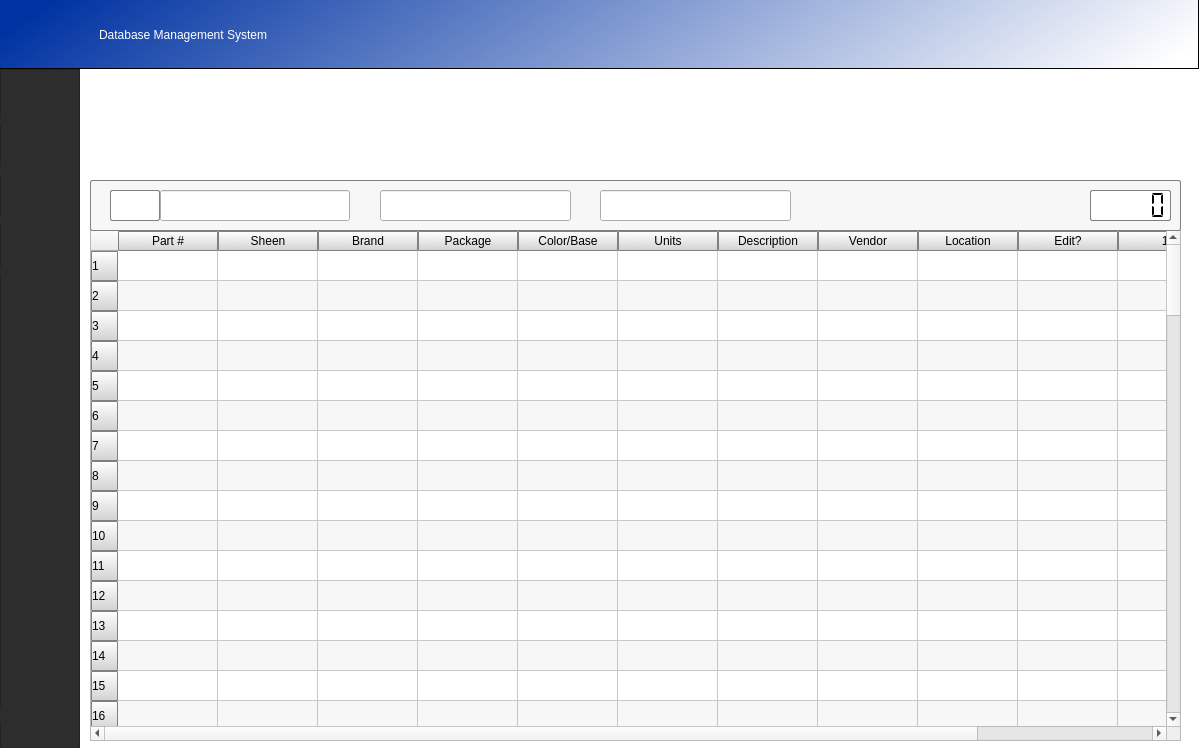
<?xml version="1.0" encoding="UTF-8"?>
<ui version="4.0">
 <class>MainWindow</class>
 <widget class="QMainWindow" name="MainWindow">
  <property name="geometry">
   <rect>
    <x>0</x>
    <y>0</y>
    <width>1200</width>
    <height>748</height>
   </rect>
  </property>
  <property name="cursor">
   <cursorShape>ArrowCursor</cursorShape>
  </property>
  <property name="mouseTracking">
   <bool>false</bool>
  </property>
  <property name="windowTitle">
   <string>MainWindow</string>
  </property>
  <widget class="QWidget" name="centralwidget">
   <widget class="QWidget" name="widget" native="true">
    <property name="geometry">
     <rect>
      <x>0</x>
      <y>0</y>
      <width>1200</width>
      <height>750</height>
     </rect>
    </property>
    <property name="acceptDrops">
     <bool>false</bool>
    </property>
    <property name="autoFillBackground">
     <bool>false</bool>
    </property>
    <property name="styleSheet">
     <string notr="true">QWidget#widget{

	background-color: rgb(255, 255, 255);
}</string>
    </property>
    <widget class="QTableWidget" name="tableWidget">
     <property name="enabled">
      <bool>true</bool>
     </property>
     <property name="geometry">
      <rect>
       <x>90</x>
       <y>230</y>
       <width>1091</width>
       <height>511</height>
      </rect>
     </property>
     <property name="styleSheet">
      <string notr="true">QHeaderView::section{
	
	background-color: qlineargradient(spread:pad, x1:0.5, y1:1, x2:0.477273, y2:0, stop:0 rgba(210, 210, 210, 255), stop:1 rgba(255, 255, 255, 255));

	border-top: 1px solid grey;
	border-bottom: 1px solid grey;
	border-right: 1px solid grey;
	border-left: 1px solid grey;
	border-radius: 1px;

	font: 75 10pt &quot;MS Shell Dlg 2&quot;;
}

QTableWidgetItem{
	background-color: rgb(254, 238, 255);
}</string>
     </property>
     <property name="frameShape">
      <enum>QFrame::StyledPanel</enum>
     </property>
     <property name="frameShadow">
      <enum>QFrame::Sunken</enum>
     </property>
     <property name="lineWidth">
      <number>1</number>
     </property>
     <property name="midLineWidth">
      <number>1</number>
     </property>
     <property name="editTriggers">
      <set>QAbstractItemView::NoEditTriggers</set>
     </property>
     <property name="alternatingRowColors">
      <bool>true</bool>
     </property>
     <property name="selectionBehavior">
      <enum>QAbstractItemView::SelectItems</enum>
     </property>
     <property name="showGrid">
      <bool>true</bool>
     </property>
     <property name="gridStyle">
      <enum>Qt::SolidLine</enum>
     </property>
     <property name="sortingEnabled">
      <bool>true</bool>
     </property>
     <property name="rowCount">
      <number>100</number>
     </property>
     <property name="columnCount">
      <number>12</number>
     </property>
     <attribute name="horizontalHeaderCascadingSectionResizes">
      <bool>true</bool>
     </attribute>
     <attribute name="horizontalHeaderDefaultSectionSize">
      <number>100</number>
     </attribute>
     <attribute name="horizontalHeaderStretchLastSection">
      <bool>true</bool>
     </attribute>
     <attribute name="verticalHeaderMinimumSectionSize">
      <number>20</number>
     </attribute>
     <attribute name="verticalHeaderStretchLastSection">
      <bool>false</bool>
     </attribute>
     <row/>
     <row/>
     <row/>
     <row/>
     <row/>
     <row/>
     <row/>
     <row/>
     <row/>
     <row/>
     <row/>
     <row/>
     <row/>
     <row/>
     <row/>
     <row/>
     <row/>
     <row/>
     <row/>
     <row/>
     <row/>
     <row/>
     <row/>
     <row/>
     <row/>
     <row/>
     <row/>
     <row/>
     <row/>
     <row/>
     <row/>
     <row/>
     <row/>
     <row/>
     <row/>
     <row/>
     <row/>
     <row/>
     <row/>
     <row/>
     <row/>
     <row/>
     <row/>
     <row/>
     <row/>
     <row/>
     <row/>
     <row/>
     <row/>
     <row/>
     <row/>
     <row/>
     <row/>
     <row/>
     <row/>
     <row/>
     <row/>
     <row/>
     <row/>
     <row/>
     <row/>
     <row/>
     <row/>
     <row/>
     <row/>
     <row/>
     <row/>
     <row/>
     <row/>
     <row/>
     <row/>
     <row/>
     <row/>
     <row/>
     <row/>
     <row/>
     <row/>
     <row/>
     <row/>
     <row/>
     <row/>
     <row/>
     <row/>
     <row/>
     <row/>
     <row/>
     <row/>
     <row/>
     <row/>
     <row/>
     <row/>
     <row/>
     <row/>
     <row/>
     <row/>
     <row/>
     <row/>
     <row/>
     <row/>
     <row/>
     <column>
      <property name="text">
       <string>Part #</string>
      </property>
     </column>
     <column>
      <property name="text">
       <string>Sheen</string>
      </property>
     </column>
     <column>
      <property name="text">
       <string>Brand</string>
      </property>
     </column>
     <column>
      <property name="text">
       <string>Package</string>
      </property>
     </column>
     <column>
      <property name="text">
       <string>Color/Base</string>
      </property>
     </column>
     <column>
      <property name="text">
       <string>Units</string>
      </property>
     </column>
     <column>
      <property name="text">
       <string>Description</string>
      </property>
     </column>
     <column>
      <property name="text">
       <string>Vendor</string>
      </property>
     </column>
     <column>
      <property name="text">
       <string>Location</string>
      </property>
     </column>
     <column>
      <property name="text">
       <string>Edit?</string>
      </property>
     </column>
     <column/>
     <column/>
    </widget>
    <widget class="QFrame" name="side_bar">
     <property name="geometry">
      <rect>
       <x>0</x>
       <y>69</y>
       <width>80</width>
       <height>681</height>
      </rect>
     </property>
     <property name="styleSheet">
      <string notr="true">QPushButton{
	padding: 5px 10px;
	border: none;
	border-radius: 10px;
	background-color: rgb(45, 45, 45);
	
	font: 75 10pt &quot;MS Shell Dlg 2&quot;;
	color: rgb(255, 255, 255);
}

QPushButton:hover{
	background-color: rgb(8, 177, 255);
}

QFrame{
	background-color: rgb(45, 45, 45);
}</string>
     </property>
     <property name="frameShape">
      <enum>QFrame::StyledPanel</enum>
     </property>
     <property name="frameShadow">
      <enum>QFrame::Raised</enum>
     </property>
     <widget class="QPushButton" name="loadButton">
      <property name="geometry">
       <rect>
        <x>0</x>
        <y>42</y>
        <width>75</width>
        <height>21</height>
       </rect>
      </property>
      <property name="text">
       <string/>
      </property>
      <property name="icon">
       <iconset>
        <normaloff>Icons/appbar_refresh.png</normaloff>Icons/appbar_refresh.png</iconset>
      </property>
      <property name="iconSize">
       <size>
        <width>45</width>
        <height>45</height>
       </size>
      </property>
     </widget>
     <widget class="QPushButton" name="addButton">
      <property name="geometry">
       <rect>
        <x>0</x>
        <y>90</y>
        <width>75</width>
        <height>23</height>
       </rect>
      </property>
      <property name="text">
       <string/>
      </property>
      <property name="icon">
       <iconset>
        <normaloff>Icons/appbar_page_edit.png</normaloff>Icons/appbar_page_edit.png</iconset>
      </property>
      <property name="iconSize">
       <size>
        <width>45</width>
        <height>45</height>
       </size>
      </property>
     </widget>
     <widget class="QPushButton" name="removeButton">
      <property name="geometry">
       <rect>
        <x>0</x>
        <y>140</y>
        <width>75</width>
        <height>23</height>
       </rect>
      </property>
      <property name="text">
       <string/>
      </property>
      <property name="icon">
       <iconset>
        <normaloff>Icons/appbar_delete.png</normaloff>Icons/appbar_delete.png</iconset>
      </property>
      <property name="iconSize">
       <size>
        <width>45</width>
        <height>45</height>
       </size>
      </property>
     </widget>
     <widget class="QPushButton" name="editButton">
      <property name="geometry">
       <rect>
        <x>0</x>
        <y>190</y>
        <width>75</width>
        <height>23</height>
       </rect>
      </property>
      <property name="text">
       <string/>
      </property>
      <property name="icon">
       <iconset>
        <normaloff>Icons/appbar_draw_pencil.png</normaloff>Icons/appbar_draw_pencil.png</iconset>
      </property>
      <property name="iconSize">
       <size>
        <width>40</width>
        <height>30</height>
       </size>
      </property>
     </widget>
     <widget class="QPushButton" name="settingsButton">
      <property name="geometry">
       <rect>
        <x>0</x>
        <y>630</y>
        <width>75</width>
        <height>31</height>
       </rect>
      </property>
      <property name="text">
       <string/>
      </property>
      <property name="icon">
       <iconset>
        <normaloff>Icons/appbar_tools.png</normaloff>Icons/appbar_tools.png</iconset>
      </property>
      <property name="iconSize">
       <size>
        <width>45</width>
        <height>45</height>
       </size>
      </property>
     </widget>
    </widget>
    <widget class="QFrame" name="top_bar">
     <property name="geometry">
      <rect>
       <x>-1</x>
       <y>-1</y>
       <width>1200</width>
       <height>70</height>
      </rect>
     </property>
     <property name="styleSheet">
      <string notr="true">QFrame{
	background-color: qlineargradient(spread:pad, x1:0, y1:0.528, x2:1, y2:0.614, stop:0 rgba(0, 51, 162, 255), stop:1 rgba(255, 255, 255, 255))
}

</string>
     </property>
     <property name="frameShape">
      <enum>QFrame::StyledPanel</enum>
     </property>
     <property name="frameShadow">
      <enum>QFrame::Raised</enum>
     </property>
     <widget class="QLabel" name="label">
      <property name="geometry">
       <rect>
        <x>100</x>
        <y>20</y>
        <width>391</width>
        <height>31</height>
       </rect>
      </property>
      <property name="styleSheet">
       <string notr="true">QLabel{
	background-color: none;
	font: 75 20pt &quot;Arial&quot;;
	color: rgb(255, 255, 255);
}</string>
      </property>
      <property name="text">
       <string>Database Management System</string>
      </property>
     </widget>
     <widget class="QLabel" name="icon">
      <property name="geometry">
       <rect>
        <x>20</x>
        <y>10</y>
        <width>51</width>
        <height>51</height>
       </rect>
      </property>
      <property name="styleSheet">
       <string notr="true">background-color: none;</string>
      </property>
      <property name="text">
       <string/>
      </property>
      <property name="pixmap">
       <pixmap>Icons/paintIcon.png</pixmap>
      </property>
      <property name="scaledContents">
       <bool>true</bool>
      </property>
     </widget>
    </widget>
    <widget class="QFrame" name="frame">
     <property name="geometry">
      <rect>
       <x>90</x>
       <y>180</y>
       <width>1091</width>
       <height>51</height>
      </rect>
     </property>
     <property name="styleSheet">
      <string notr="true">QFrame{
	background-color: rgb(247, 247, 247);

	border-top: 1px solid grey;
	border-bottom: 1px solid grey;
	border-right: 1px solid grey;
	border-left: 1px solid grey;
	border-radius: 2px;
}

QLineEdit{
	font: 75 9pt &quot;MS Shell Dlg 2&quot;;
}</string>
     </property>
     <property name="frameShape">
      <enum>QFrame::Box</enum>
     </property>
     <property name="frameShadow">
      <enum>QFrame::Raised</enum>
     </property>
     <widget class="QLineEdit" name="lineEdit_sheen">
      <property name="geometry">
       <rect>
        <x>70</x>
        <y>10</y>
        <width>190</width>
        <height>31</height>
       </rect>
      </property>
      <property name="text">
       <string/>
      </property>
      <property name="alignment">
       <set>Qt::AlignCenter</set>
      </property>
     </widget>
     <widget class="QLineEdit" name="lineEdit_brand">
      <property name="geometry">
       <rect>
        <x>290</x>
        <y>10</y>
        <width>191</width>
        <height>31</height>
       </rect>
      </property>
      <property name="alignment">
       <set>Qt::AlignCenter</set>
      </property>
     </widget>
     <widget class="QLineEdit" name="lineEdit_color">
      <property name="geometry">
       <rect>
        <x>510</x>
        <y>10</y>
        <width>191</width>
        <height>31</height>
       </rect>
      </property>
      <property name="alignment">
       <set>Qt::AlignCenter</set>
      </property>
     </widget>
     <widget class="QPushButton" name="pushButton_search">
      <property name="geometry">
       <rect>
        <x>20</x>
        <y>10</y>
        <width>50</width>
        <height>31</height>
       </rect>
      </property>
      <property name="styleSheet">
       <string notr="true">QPushButton{
	background-color: rgb(255, 255, 255);
	border-top: 1px solid grey;
	border-bottom: 1px solid grey;
	border-right: 1px solid grey;
	border-left: 1px solid grey;
	border-radius: 2px;
}

QPushButton:hover{
	background-color: rgb(232, 232, 232);
}</string>
      </property>
      <property name="text">
       <string/>
      </property>
      <property name="icon">
       <iconset>
        <normaloff>Icons/search.png</normaloff>Icons/search.png</iconset>
      </property>
      <property name="iconSize">
       <size>
        <width>25</width>
        <height>25</height>
       </size>
      </property>
      <property name="flat">
       <bool>false</bool>
      </property>
     </widget>
     <widget class="QLCDNumber" name="lcdNumber">
      <property name="geometry">
       <rect>
        <x>1000</x>
        <y>10</y>
        <width>81</width>
        <height>31</height>
       </rect>
      </property>
      <property name="styleSheet">
       <string notr="true">QLCDNumber{
	background-color: rgb(255, 255, 255);
}</string>
      </property>
      <property name="frameShape">
       <enum>QFrame::Box</enum>
      </property>
      <property name="frameShadow">
       <enum>QFrame::Raised</enum>
      </property>
      <property name="segmentStyle">
       <enum>QLCDNumber::Flat</enum>
      </property>
     </widget>
    </widget>
   </widget>
  </widget>
 </widget>
 <resources/>
 <connections/>
</ui>
